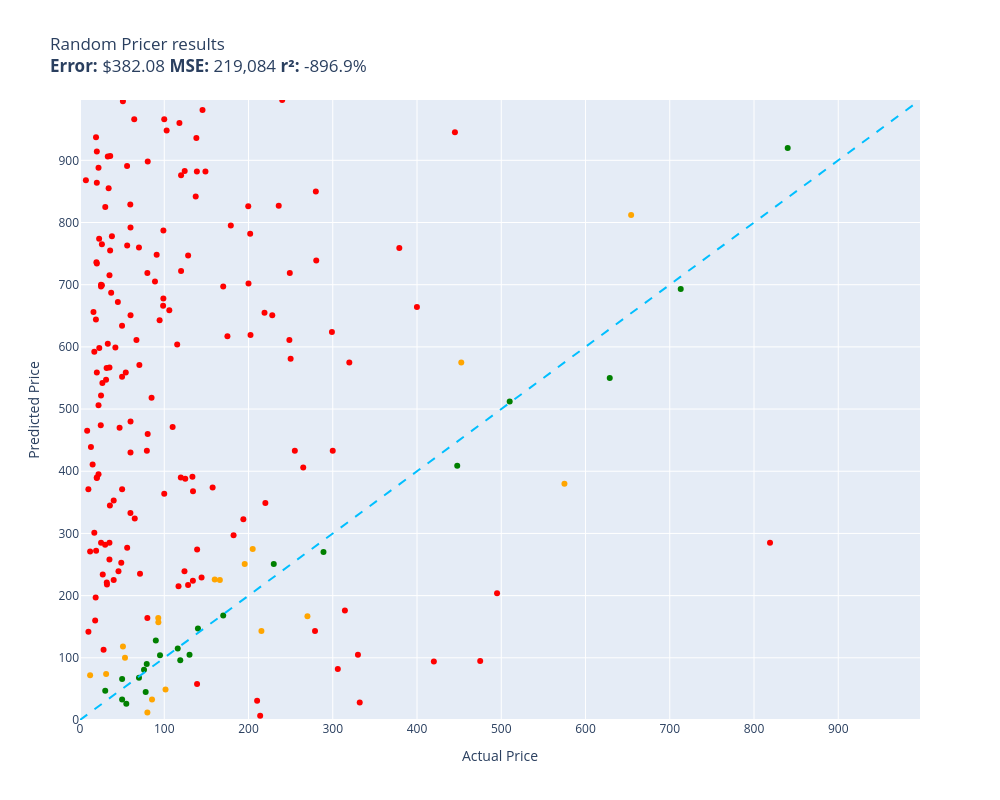

This figure's notebook cell:
### Code cell
# evaluating random function

random.seed(42)
evaluate(random_pricer, test)

### Figure 1 — Plotly figure (JSON) as saved in the notebook; plotly's stock layout.template omitted (floating-point values rounded to 4 significant figures; data arrays with more than 128 entries replaced by an {"elided": "..."} marker saying what was removed)
{"data": [{"customdata": {"elided": "160x1 str values"}, "hovertemplate": "%{customdata[0]}<extra></extra>", "legendgroup": "red", "marker": {"color": "red", "size": 6, "symbol": "circle"}, "mode": "markers", "name": "red", "orientation": "v", "showlegend": true, "type": "scatter", "x": {"elided": "160 float values"}, "xaxis": "x", "y": {"elided": "160 int values"}, "yaxis": "y"}, {"customdata": [["telpo Headlight Assembly Fit For 15 Camr...\nGuess=$115.00 Actual=$115.99"], ["NewPower99 Battery Kit for Samsung Galax...\nGuess=$26.00 Actual=$54.95"], ["RBC12-UPC Replacement Battery Cartridge ...\nGuess=$251.00 Actual=$229.99"], ["Bam France 2002XL Contoured Hightech Bla...\nGuess=$693.00 Actual=$713.00"], ["Panasonic KX-TG6511B DECT 6.0 PLUS Expan...\nGuess=$90.00 Actual=$79.20"], ["LD Products Compatible Toner Cartridge R...\nGuess=$33.00 Actual=$49.98"], ["PEMP E65 E66 CDC Simulate Optical Fiber ...\nGuess=$96.00 Actual=$119.00"], ["3D Tree Hole Branches 075 Stair Risers D...\nGuess=$105.00 Actual=$129.99"], ["Webcem Solar Shed Light Outdoor Indoor, ...\nGuess=$45.00 Actual=$77.96"], ["Poison Spyder 10-08-020 Rocker Knocker\nGuess=$550.00 Actual=$628.76"], ["DIMARZIO 204284 DP 163FBK Blues Bucker G...\nGuess=$128.00 Actual=$89.99"], ["BESTILL Wall Mounted Shower Faucet Set, ...\nGuess=$81.00 Actual=$76.00"], ["Ceramic Talavera Mexican Tile 4x4\", 9 Pi...\nGuess=$47.00 Actual=$29.95"], ["Trim Kit for 2-handle Shower & Tub Valve...\nGuess=$104.00 Actual=$94.99"], ["Ibanez M510OVS Acoustic Mandolin in Vint...\nGuess=$168.00 Actual=$169.99"], ["Skullcandy Hesh Evo Bluetooth Headphones...\nGuess=$68.00 Actual=$69.99"], ["Competition Clutch Disc and Pressure Pla...\nGuess=$512.00 Actual=$510.00"], ["StonKraft Brass Chess Board Game Set wit...\nGuess=$147.00 Actual=$140.00"], ["Audio Techinca ATW-T1002 System 10 Handh...\nGuess=$270.00 Actual=$289.00"], ["Dell XPS 13 9343-2727SLV 13.3\" Full HD S...\nGuess=$920.00 Actual=$839.99"], ["Steering Wheel, Carbon Fiber Automotive ...\nGuess=$409.00 Actual=$447.74"], ["Viola Bow 4/4 Full Size Carbon Fiber (Bl...\nGuess=$66.00 Actual=$49.99"]], "hovertemplate": "%{customdata[0]}<extra></extra>", "legendgroup": "green", "marker": {"color": "green", "size": 6, "symbol": "circle"}, "mode": "markers", "name": "green", "orientation": "v", "showlegend": true, "type": "scatter", "x": [116.0, 54.95, 230.0, 713.0, 79.2, 49.98, 119.0, 130.0, 77.96, 628.8, 89.99, 76.0, 29.95, 94.99, 170.0, 69.99, 510.0, 140.0, 289.0, 840.0, 447.7, 49.99], "xaxis": "x", "y": [115, 26, 251, 693, 90, 33, 96, 105, 45, 550, 128, 81, 47, 104, 168, 68, 512, 147, 270, 920, 409, 66], "yaxis": "y"}, {"customdata": [["ACDelco GM Original Equipment FW339 Fron...\nGuess=$143.00 Actual=$215.33"], ["DEWALT 20V MAX* XR Impact Driver with Bl...\nGuess=$575.00 Actual=$452.53"], ["GanFindX Portable Car Hand Controls for ...\nGuess=$226.00 Actual=$159.90"], ["Projector, CRAZVIEW Projector with WiFi ...\nGuess=$100.00 Actual=$53.40"], ["Satco S9596, 4 Count (Pack of 1), 4.18\nGuess=$72.00 Actual=$12.00"], ["Aeromotive 13304 Regulator, X1 Adjustabl...\nGuess=$167.00 Actual=$269.95"], ["Walker Exhaust Ultra EPA 16478 Direct Fi...\nGuess=$380.00 Actual=$574.99"], ["NewFantasia Replacement Audio Cable with...\nGuess=$74.00 Actual=$31.00"], ["MXR Carbon Copy Deluxe Analog Delay Guit...\nGuess=$251.00 Actual=$195.50"], ["Cardone 84-58642 New HEI Electronic Dist...\nGuess=$225.00 Actual=$165.99"], ["ECCPP Power Steering Pump for 2009-2010 ...\nGuess=$33.00 Actual=$85.48"], ["SP Air Corporation SP-8102BU 1/4-Inch He...\nGuess=$275.00 Actual=$204.99"], ["DuraGo BR5330 Front Vented Disc Brake Ro...\nGuess=$49.00 Actual=$101.51"], ["Samsung DA97-07603B Freezer Ice Maker As...\nGuess=$157.00 Actual=$93.02"], ["Blanco 230966 Valea Stainless Steel Sink...\nGuess=$164.00 Actual=$92.88"], ["Empava 24\" Single Wall Ovens 10 Cooking ...\nGuess=$812.00 Actual=$654.14"], ["MonMount Triple Monitor Stand Freestandi...\nGuess=$12.00 Actual=$79.99"], ["Refresh NSF-53 Premium Replacement Refri...\nGuess=$118.00 Actual=$50.99"]], "hovertemplate": "%{customdata[0]}<extra></extra>", "legendgroup": "orange", "marker": {"color": "orange", "size": 6, "symbol": "circle"}, "mode": "markers", "name": "orange", "orientation": "v", "showlegend": true, "type": "scatter", "x": [215.3, 452.5, 159.9, 53.4, 12.0, 269.9, 575.0, 31.0, 195.5, 166.0, 85.48, 205.0, 101.5, 93.02, 92.88, 654.1, 79.99, 50.99], "xaxis": "x", "y": [143, 575, 226, 100, 72, 167, 380, 74, 251, 225, 33, 275, 49, 157, 164, 812, 12, 118], "yaxis": "y"}, {"hoverinfo": "skip", "line": {"color": "deepskyblue", "dash": "dash", "width": 2}, "mode": "lines", "name": "y = x", "showlegend": false, "type": "scatter", "x": [0, 997], "y": [0, 997]}], "layout": {"height": 800, "legend": {"title": {"text": "color"}, "tracegroupgap": 0}, "showlegend": false, "title": {"text": "Random Pricer results<br><b>Error:</b> $382.08 <b>MSE:</b> 219,084 <b>r²:</b> -896.9%"}, "width": 1000, "xaxis": {"anchor": "y", "domain": [0, 1], "range": [0, 997], "title": {"text": "Actual Price"}}, "yaxis": {"anchor": "x", "domain": [0, 1], "range": [0, 997], "title": {"text": "Predicted Price"}}}}
